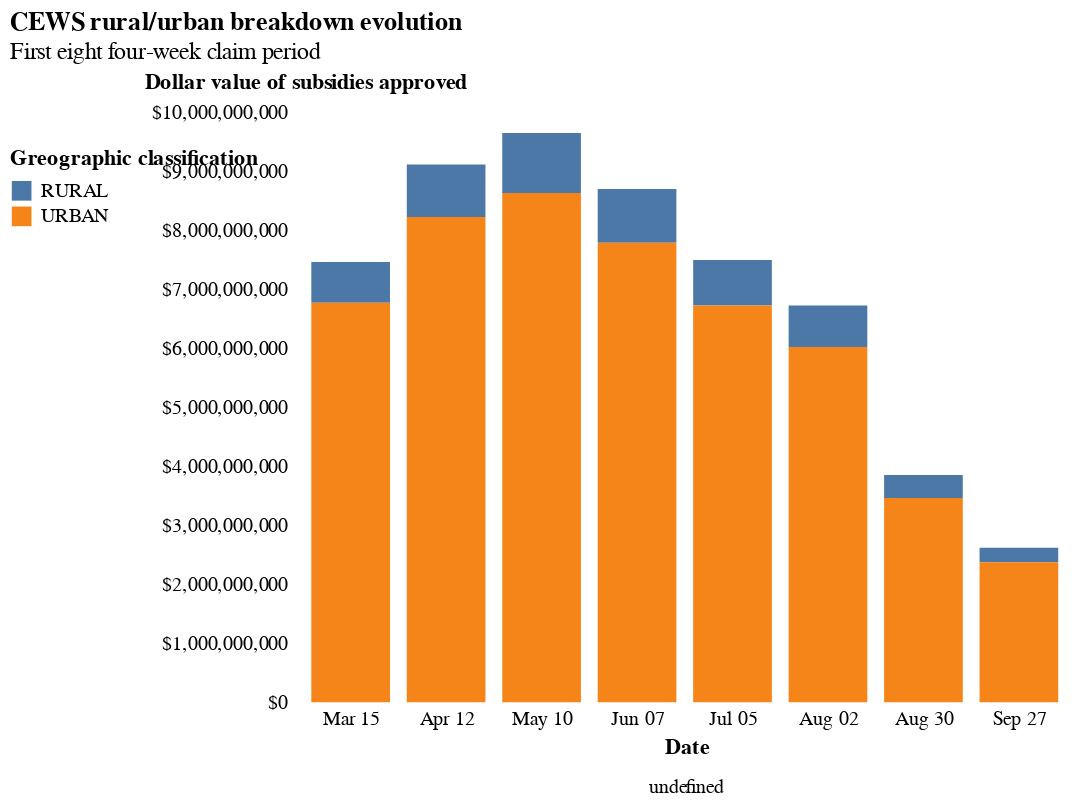

Notebook code for this chart:
### Code cell
alt.Chart(cews.query("GeoAggregation == 'urban/rural by country' and IndustryAggregation == 'All industries'")).mark_bar(size=40).encode(
    x=alt.X('Period:T', title='Date', scale=alt.Scale(domain=["2020-03-01", "2020-10-12"]),
            axis=alt.Axis(tickCount=8, values=list(cews.query("Region == 'Canada' and RegionCode == 'TOTAL' and IndustryAggregation == 'All industries'")['Period'].values))),
    y=alt.Y('Subsidy', type='quantitative', title='Dollar value of subsidies approved',
            axis=alt.Axis(titleAngle=0, titleAnchor='start', titleY=-10, format='$,f')),
    color=alt.Color('GeographicClassification:N', legend=alt.Legend(title="Greographic classification", orient="top-right")),
    column=alt.Column('site:N', header=alt.Header(title=None, labelOrient='bottom'))
    ).properties(title={'text': 'CEWS rural/urban breakdown evolution', 'subtitle': 'First eight four-week claim period'}
                ).configure_axis(domain=False, grid=False, ticks=False
                                ).configure_view(stroke="transparent")

### Figure 1 — Vega-Lite specification as saved in the notebook (floating-point values rounded to 4 significant figures)
{"config": {"view": {"continuousWidth": 400, "continuousHeight": 300, "stroke": "transparent"}, "axis": {"domain": false, "grid": false, "ticks": false}}, "data": {"name": "data-9d1564bbe1cffca3437191f153182e69"}, "mark": {"type": "bar", "size": 40}, "encoding": {"color": {"type": "nominal", "field": "GeographicClassification", "legend": {"orient": "top-right", "title": "Greographic classification"}}, "column": {"type": "nominal", "field": "site", "header": {"labelOrient": "bottom", "title": null}}, "x": {"type": "temporal", "axis": {"tickCount": 8, "values": ["2020-03-15T00:00:00", "2020-04-12T00:00:00", "2020-05-10T00:00:00", "2020-06-07T00:00:00", "2020-07-05T00:00:00", "2020-08-02T00:00:00", "2020-08-30T00:00:00", "2020-09-27T00:00:00"]}, "field": "Period", "scale": {"domain": ["2020-03-01", "2020-10-12"]}, "title": "Date"}, "y": {"type": "quantitative", "axis": {"format": "$,f", "titleAnchor": "start", "titleAngle": 0, "titleY": -10}, "field": "Subsidy", "title": "Dollar value of subsidies approved"}}, "title": {"text": "CEWS rural/urban breakdown evolution", "subtitle": "First eight four-week claim period"}, "$schema": "https://vega.github.io/schema/vega-lite/v4.8.1.json", "datasets": {"data-9d1564bbe1cffca3437191f153182e69": [{"Period": "2020-03-15T00:00:00", "RegionCode": "rural", "Region": "Canada", "GeographicClassification": "RURAL", "CensusLevel": "Not applicable", "IndustryCode": "TOTAL", "Industry": "All Industries", "BusinessLocations": 36140.0, "Subsidy": 688700000.0, "SupportedEmployees": 326700.0, "RehiredEmployees": 3380.0, "GeoAggregation": "urban/rural by country", "IndustryAggregation": "All industries", "ProvinceCode": null, "Province": null, "TotalEmployees": null}, {"Period": "2020-03-15T00:00:00", "RegionCode": "urban", "Region": "Canada", "GeographicClassification": "URBAN", "CensusLevel": "Not applicable", "IndustryCode": "TOTAL", "Industry": "All Industries", "BusinessLocations": 257900.0, "Subsidy": 6771000000.0, "SupportedEmployees": 3163000.0, "RehiredEmployees": 27140.0, "GeoAggregation": "urban/rural by country", "IndustryAggregation": "All industries", "ProvinceCode": null, "Province": null, "TotalEmployees": null}, {"Period": "2020-04-12T00:00:00", "RegionCode": "rural", "Region": "Canada", "GeographicClassification": "RURAL", "CensusLevel": "Not applicable", "IndustryCode": "TOTAL", "Industry": "All Industries", "BusinessLocations": 43440.0, "Subsidy": 890200000.0, "SupportedEmployees": 382800.0, "RehiredEmployees": 4350.0, "GeoAggregation": "urban/rural by country", "IndustryAggregation": "All industries", "ProvinceCode": null, "Province": null, "TotalEmployees": null}, {"Period": "2020-04-12T00:00:00", "RegionCode": "urban", "Region": "Canada", "GeographicClassification": "URBAN", "CensusLevel": "Not applicable", "IndustryCode": "TOTAL", "Industry": "All Industries", "BusinessLocations": 293200.0, "Subsidy": 8221000000.0, "SupportedEmployees": 3361000.0, "RehiredEmployees": 34600.0, "GeoAggregation": "urban/rural by country", "IndustryAggregation": "All industries", "ProvinceCode": null, "Province": null, "TotalEmployees": null}, {"Period": "2020-05-10T00:00:00", "RegionCode": "rural", "Region": "Canada", "GeographicClassification": "RURAL", "CensusLevel": "Not applicable", "IndustryCode": "TOTAL", "Industry": "All Industries", "BusinessLocations": 43910.0, "Subsidy": 1016000000.0, "SupportedEmployees": 432700.0, "RehiredEmployees": 5340.0, "GeoAggregation": "urban/rural by country", "IndustryAggregation": "All industries", "ProvinceCode": null, "Province": null, "TotalEmployees": null}, {"Period": "2020-05-10T00:00:00", "RegionCode": "urban", "Region": "Canada", "GeographicClassification": "URBAN", "CensusLevel": "Not applicable", "IndustryCode": "TOTAL", "Industry": "All Industries", "BusinessLocations": 288000.0, "Subsidy": 8631000000.0, "SupportedEmployees": 3578000.0, "RehiredEmployees": 39080.0, "GeoAggregation": "urban/rural by country", "IndustryAggregation": "All industries", "ProvinceCode": null, "Province": null, "TotalEmployees": null}, {"Period": "2020-06-07T00:00:00", "RegionCode": "rural", "Region": "Canada", "GeographicClassification": "RURAL", "CensusLevel": "Not applicable", "IndustryCode": "TOTAL", "Industry": "All Industries", "BusinessLocations": 37720.0, "Subsidy": 909600000.0, "SupportedEmployees": 395100.0, "RehiredEmployees": 3980.0, "GeoAggregation": "urban/rural by country", "IndustryAggregation": "All industries", "ProvinceCode": null, "Province": null, "TotalEmployees": null}, {"Period": "2020-06-07T00:00:00", "RegionCode": "urban", "Region": "Canada", "GeographicClassification": "URBAN", "CensusLevel": "Not applicable", "IndustryCode": "TOTAL", "Industry": "All Industries", "BusinessLocations": 253800.0, "Subsidy": 7786000000.0, "SupportedEmployees": 3441000.0, "RehiredEmployees": 32480.0, "GeoAggregation": "urban/rural by country", "IndustryAggregation": "All industries", "ProvinceCode": null, "Province": null, "TotalEmployees": null}, {"Period": "2020-07-05T00:00:00", "RegionCode": "rural", "Region": "Canada", "GeographicClassification": "RURAL", "CensusLevel": "Not applicable", "IndustryCode": "TOTAL", "Industry": "All Industries", "BusinessLocations": 37180.0, "Subsidy": 771100000.0, "SupportedEmployees": 459000.0, "RehiredEmployees": 2635.0, "GeoAggregation": "urban/rural by country", "IndustryAggregation": "All industries", "ProvinceCode": null, "Province": null, "TotalEmployees": null}, {"Period": "2020-07-05T00:00:00", "RegionCode": "urban", "Region": "Canada", "GeographicClassification": "URBAN", "CensusLevel": "Not applicable", "IndustryCode": "TOTAL", "Industry": "All Industries", "BusinessLocations": 251800.0, "Subsidy": 6724000000.0, "SupportedEmployees": 3864000.0, "RehiredEmployees": 23220.0, "GeoAggregation": "urban/rural by country", "IndustryAggregation": "All industries", "ProvinceCode": null, "Province": null, "TotalEmployees": null}, {"Period": "2020-08-02T00:00:00", "RegionCode": "rural", "Region": "Canada", "GeographicClassification": "RURAL", "CensusLevel": "Not applicable", "IndustryCode": "TOTAL", "Industry": "All Industries", "BusinessLocations": 34480.0, "Subsidy": 704700000.0, "SupportedEmployees": 442100.0, "RehiredEmployees": 1880.0, "GeoAggregation": "urban/rural by country", "IndustryAggregation": "All industries", "ProvinceCode": null, "Province": null, "TotalEmployees": null}, {"Period": "2020-08-02T00:00:00", "RegionCode": "urban", "Region": "Canada", "GeographicClassification": "URBAN", "CensusLevel": "Not applicable", "IndustryCode": "TOTAL", "Industry": "All Industries", "BusinessLocations": 238100.0, "Subsidy": 6020000000.0, "SupportedEmployees": 3721000.0, "RehiredEmployees": 17630.0, "GeoAggregation": "urban/rural by country", "IndustryAggregation": "All industries", "ProvinceCode": null, "Province": null, "TotalEmployees": null}, {"Period": "2020-08-30T00:00:00", "RegionCode": "rural", "Region": "Canada", "GeographicClassification": "RURAL", "CensusLevel": "Not applicable", "IndustryCode": "TOTAL", "Industry": "All Industries", "BusinessLocations": 29670.0, "Subsidy": 388700000.0, "SupportedEmployees": 374900.0, "RehiredEmployees": 1545.0, "GeoAggregation": "urban/rural by country", "IndustryAggregation": "All industries", "ProvinceCode": null, "Province": null, "TotalEmployees": null}, {"Period": "2020-08-30T00:00:00", "RegionCode": "urban", "Region": "Canada", "GeographicClassification": "URBAN", "CensusLevel": "Not applicable", "IndustryCode": "TOTAL", "Industry": "All Industries", "BusinessLocations": 211000.0, "Subsidy": 3462000000.0, "SupportedEmployees": 3394000.0, "RehiredEmployees": 14800.0, "GeoAggregation": "urban/rural by country", "IndustryAggregation": "All industries", "ProvinceCode": null, "Province": null, "TotalEmployees": null}, {"Period": "2020-09-27T00:00:00", "RegionCode": "rural", "Region": "Canada", "GeographicClassification": "RURAL", "CensusLevel": "Not applicable", "IndustryCode": "TOTAL", "Industry": "All Industries", "BusinessLocations": 23420.0, "Subsidy": 245800000.0, "SupportedEmployees": 292600.0, "RehiredEmployees": 1285.0, "GeoAggregation": "urban/rural by country", "IndustryAggregation": "All industries", "ProvinceCode": null, "Province": null, "TotalEmployees": null}, {"Period": "2020-09-27T00:00:00", "RegionCode": "urban", "Region": "Canada", "GeographicClassification": "URBAN", "CensusLevel": "Not applicable", "IndustryCode": "TOTAL", "Industry": "All Industries", "BusinessLocations": 178900.0, "Subsidy": 2373000000.0, "SupportedEmployees": 2862000.0, "RehiredEmployees": 11340.0, "GeoAggregation": "urban/rural by country", "IndustryAggregation": "All industries", "ProvinceCode": null, "Province": null, "TotalEmployees": null}]}}
